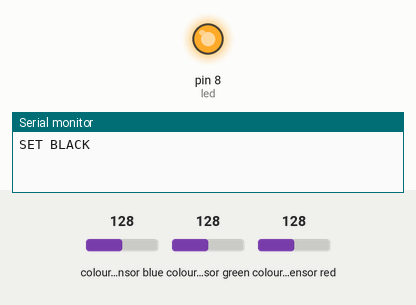
Recording of a sketch running on a simulated Arduino Uno, built with avr-gcc and run on an emulated ATmega328P. Parts: output pins drawn as LEDs (lit = HIGH), the last lines printed to the serial monitor. The test bench sets the inputs (shaded band); at power-on: colour sensor blue 128, colour sensor green 128, colour sensor red 128.

Above: at 0.1 s.
At 10.1 s:
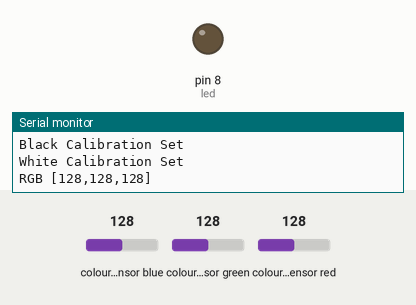
Timing chart, 0 to 11.6 s (numbered marks = the images above):
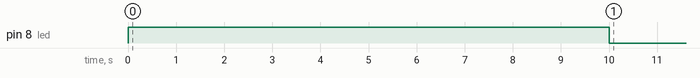

Measured:
- by itself, pin 8 (led): HIGH → LOW at 10.0 s

The sketch:

colorFile.ino
```cpp
#include <MD_TCS230.h>
#include <FreqCount.h>
// Color definitions
#define BLACK    0x0000
#define BLUE     0x001F
#define RED      0xF800
#define GREEN    0x07E0
#define CYAN     0x07FF
#define MAGENTA  0xF81F
#define YELLOW   0xFFE0
#define WHITE    0xFFFF
#define GREY     0xC618
// Pin definitions
#define  S2_OUT  2
#define  S3_OUT  3
#define  OE_OUT   4    // LOW = ENABLED
int led =8;
int R = 0;
int G = 0;
int B = 0;
MD_TCS230 CS(S2_OUT, S3_OUT, OE_OUT);

int state = 0;

void setup() {
  Serial.begin(57600);
  pinMode(led,OUTPUT);
//  tft.initR(INITR_BLACKTAB);   // initialize a ST7735S chip, black tab
//  drawBlackScreen();
//
//  tft.setCursor(20,30);
//  tft.setTextColor(RED);
//  tft.setTextSize(2);
//  tft.print("Color");
//  tft.setCursor(20,60);
//  tft.setTextColor(GREEN);
//  tft.setTextSize(2);
//  tft.print("Sensor");
//  tft.setCursor(20,90);
//  tft.setTextColor(BLUE);
//  tft.setTextSize(2);
//  tft.print("Tutorial");
//  delay(3000);
//
//  drawBlackScreen();
//   tft.setCursor(10,30);
//   tft.setTextColor(WHITE);
//   tft.setTextSize(2);
   digitalWrite(led,HIGH);
   Serial.println("SET BLACK");
   delay(5000);
   digitalWrite(led,LOW);
//
   CS.begin();
   CS.read();
}
void loop() {
if(state ==0)
{
  if (CS.available()) {
   sensorData  sd;
   CS.getRaw(&sd);
   CS.setDarkCal(&sd);
   Serial.println("Black Calibration Set");
   state++;
//   drawBlackScreen();
//   tft.setCursor(10,30);
//   tft.setTextColor(WHITE);
//   tft.setTextSize(2);
//   tft.print("SET WHITE");
   digitalWrite(led,HIGH);
   delay(5000);
   digitalWrite(led,LOW);
   CS.read();
  }
}
else if(state == 1)
{
 if (CS.available()) {

   sensorData  sd;
   CS.getRaw(&sd);
   CS.setWhiteCal(&sd);
   Serial.println("White Calibration Set");
//   drawBlackScreen();
//   tft.setCursor(35,30);
//   tft.setTextColor(WHITE);
//   tft.setTextSize(2);
//   tft.print("COLOR");
//   tft.drawRect(30,70,70,60,WHITE);
   state++;
  }
}else
{
  readSensor();
}

}
//void drawBlackScreen()
//{
//  tft.fillScreen(BLACK);
//  //Draw white frame
//  tft.drawRect(0,0,127,159,WHITE);
//  tft.drawRect(1,1,127,159,WHITE);
//}
uint16_t convertRGB24toRGB565(uint8_t r, uint8_t g, uint8_t b)
{
  return ((r / 8) << 11) | ((g / 4) << 5) | (b / 8);
}
void readSensor()
{
  static  bool  waiting = false;

  if (!waiting)
  {
    CS.read();
    waiting = true;
  }
  else
  {
    if (CS.available())
    {
      colorData  rgb;

      CS.getRGB(&rgb);
      Serial.print("RGB [");
      Serial.print(rgb.value[TCS230_RGB_R]);
      Serial.print(",");
      Serial.print(rgb.value[TCS230_RGB_G]);
      Serial.print(",");
      Serial.print(rgb.value[TCS230_RGB_B]);
      Serial.println("]");

      R = rgb.value[TCS230_RGB_R];
      G = rgb.value[TCS230_RGB_G];
      B = rgb.value[TCS230_RGB_B];

      int color = convertRGB24toRGB565(R,G,B); //Convertion to 16bit color for the display

      delay(100);

//      tft.fillRect(31,71,68,58,color);
      waiting = false;
    }
  }
}
```
